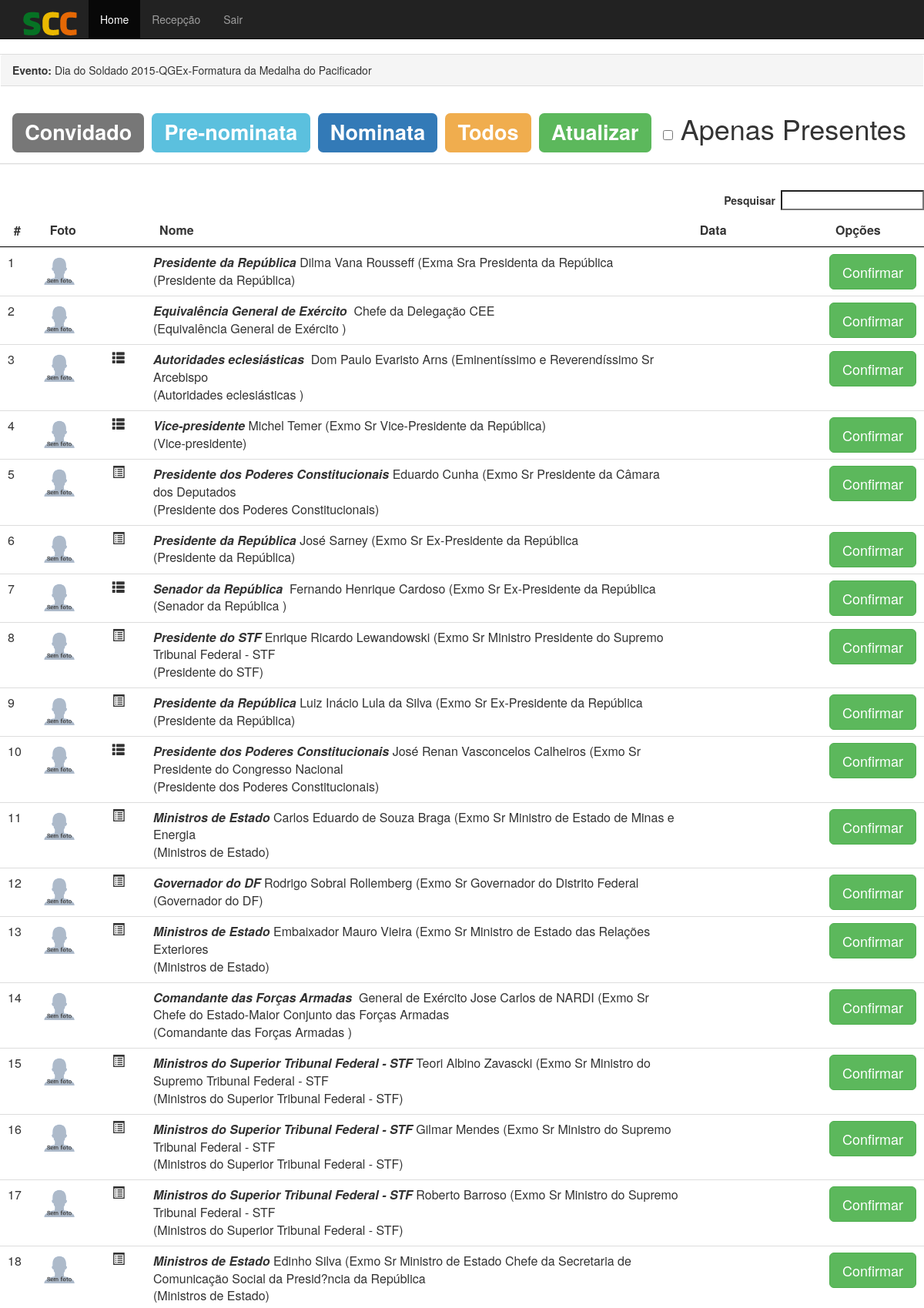
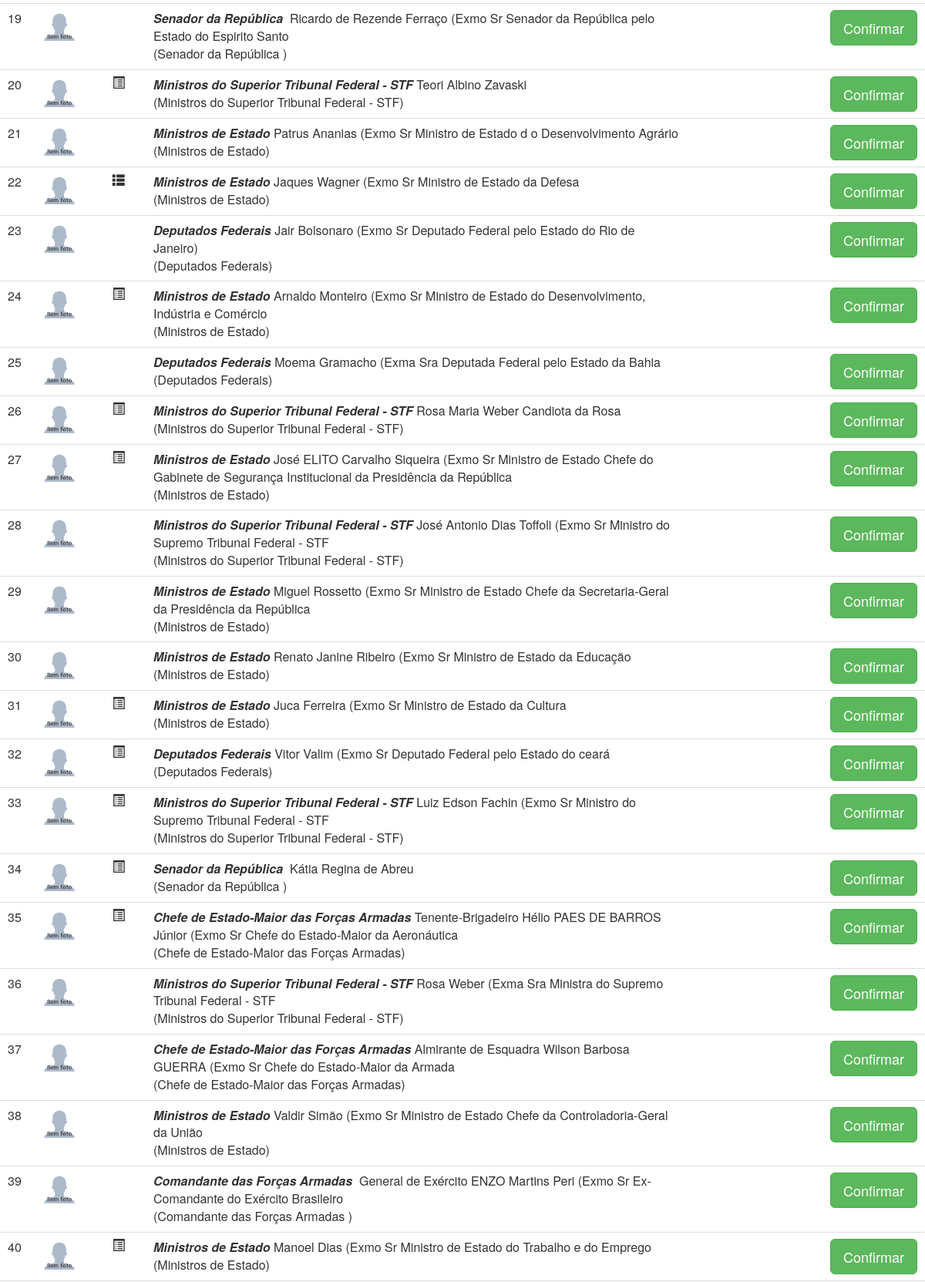
Screenshot of /index.php?pg=21&acao=a&id=9 (signed in, upper part) with the database file from the repository (2 pictures, top to bottom).
### tables this page shows
CREATE TABLE IF NOT EXISTS `evento` (
  `id` int(11) NOT NULL AUTO_INCREMENT,
  `nome` varchar(100) NOT NULL,
  `data_inicio` datetime NOT NULL,
  `data_fim` datetime DEFAULT NULL,
  `descricao` varchar(150) DEFAULT NULL,
  `local_id` int(11) NOT NULL,
  `usuario_cadastro_id` int(11) NOT NULL,
  `ativo` tinyint(1) NOT NULL DEFAULT '1',
  PRIMARY KEY (`id`),
  KEY `fk_evento_local1_idx` (`local_id`),
  KEY `fk_evento_usuario1_idx` (`usuario_cadastro_id`)
);

CREATE TABLE IF NOT EXISTS `local` (
  `id` int(11) NOT NULL AUTO_INCREMENT,
  `nome` varchar(100) NOT NULL,
  `endereco` varchar(200) NOT NULL,
  `cidade_id` int(11) NOT NULL,
  PRIMARY KEY (`id`),
  KEY `fk_local_cidade1_idx` (`cidade_id`)
);

CREATE TABLE IF NOT EXISTS `pessoa` (
  `id` int(11) NOT NULL AUTO_INCREMENT,
  `foto` varchar(100) DEFAULT NULL,
  `ordem` char(10) NOT NULL DEFAULT '99999',
  `nome` varchar(200) NOT NULL,
  `email` varchar(100) NOT NULL,
  `telefone_1` varchar(15) DEFAULT NULL,
  `telefone_2` varchar(15) DEFAULT NULL,
  `data_criacao` datetime DEFAULT NULL,
  `posto_graduacao_id` int(11) DEFAULT NULL,
  `funcao_id` int(11) NOT NULL,
  `usuario_cadastro_id` int(11) NOT NULL,
  `ativo` tinyint(1) NOT NULL DEFAULT '1',
  PRIMARY KEY (`id`),
  KEY `fk_pessoa_posto_graduacao1_idx` (`posto_graduacao_id`),
  KEY `fk_pessoa_funcao1_idx` (`funcao_id`),
  KEY `fk_pessoa_usuario1_idx` (`usuario_cadastro_id`)
);

CREATE TABLE IF NOT EXISTS `funcao` (
  `id` int(11) NOT NULL AUTO_INCREMENT,
  `nome` varchar(80) NOT NULL,
  `ordem` varchar(5) NOT NULL DEFAULT '001',
  `poder_id` int(11) NOT NULL,
  PRIMARY KEY (`id`),
  KEY `fk_funcao_poder1_idx` (`poder_id`)
);

### recepcao/listar-recepcao.php (the view, shortened to what this page needs)
<?php
require_once 'conexao/conn.php';
$evento_id = $_REQUEST['id'];
if (isset($_REQUEST['presenca'])){
	$presenca  = $_REQUEST['presenca'];
}else{
	$presenca = NULL;
}
$sql = "select e.descricao, e.data_fim, e.data_inicio, e.nome, l.nome as local
		from evento e, local l
		where l.id = e.local_id
		and e.id = '".$evento_id."'";
$rs = mysqli_query($conexao, $sql);
while ($linha = mysqli_fetch_array($rs)) {
	$nome         = $linha['nome'];
	$descricao    = $linha['descricao'];
	$local  	  = $linha['local'];
}
?>
<div class="row row-offcanvas row-offcanvas-right">
	<div class="row">
		<div>
			<fieldset legend="Pesquisar">
				<form method="post" action="index.php?pg=21" name="formulario" id="formulario_busca">
					<div class="row">
						<div class="panel panel-default col-lg-12">
						<div class="panel-heading"><b>Evento:</b> <?php echo $nome.'-'.$local ?>-<?php echo $descricao ?></div>
						  <div class="panel-body">
								<h1>
								<span class="label label-default" style="cursor: pointer" onclick="javascript:chamaPesquisa(2);">Convidado</span>
								<span class="label label-info"  style="cursor: pointer" onclick="javascript:chamaPesquisa(3);">Pre-nominata</span>
								<span class="label label-primary"  style="cursor: pointer" onclick="javascript:chamaPesquisa(4);">Nominata</span>
								<span class="label label-warning"  style="cursor: pointer" onclick="javascript:chamaPesquisa(1);">Todos</span>
								<span class="label label-success"  style="cursor: pointer" onclick="javascript:atualizar();">Atualizar</span>
								<span style="margin-left: 5px"><input type="checkbox" value="1" name="presenca" <?php echo $presenca==1 ? "checked='checked'": ""?>>&nbsp;Apenas Presentes</span>
								</h1>
						  </div>
						</div>
					</div>
				</form>
			</fieldset>
		</div>
	</div>
</div>
<div class="row row-offcanvas row-offcanvas-right">
	<div class="row">
		<div class="table-responsive">
			<table class="table table-hover" id="example">
				<thead>
					<tr>
						<th>#</th>
						<th width="12%" colspan="2">Foto</th>
						<th width="60%">Nome</th>
						<th width="15%">Data</th>
						<th>Op&ccedil;&otilde;es</th>
					</tr>
				</thead>
				<tbody id="myTable">
					<?php
					$sql = "select p.id, p.nome as nome_pessoa, p.foto, p.ordem, p.email, p.telefone_1, p.telefone_2,
								date_format(data_criacao,'%d/%m/%Y %T') as data_cadastro_formatada,
								p.funcao_id,
								f.nome as nome_funcao, pp.nome as nome_poder,
								(select count(*) from convidado c
								 where c.evento_id='".$evento_id."'
								 and c.pessoa_id = p.id) as total,
								(select count(*) from convidado c
								 where c.evento_id='".$evento_id."'
								 and c.pessoa_id = p.id and c.nominata = 1) as total_nominata,
								(select count(*) from convidado c
								 where c.evento_id='".$evento_id."'
								 and c.pessoa_id = p.id and c.pre_nominata = 1) as total_prenominata
								from pessoa p, funcao f, poder pp
								where p.ativo = '1'
								and p.funcao_id = f.id
								and pp.id = f.poder_id ";
					if ($presenca==1){
						$sql .= "and p.id in (select pessoa_id from convidado
								 where evento_id = '".$evento_id."'
								 and data_hora_chegada is not null) ";
					}else{
						$sql .= "and p.id in (select pessoa_id from convidado where evento_id = '".$evento_id."') ";
					}
					$sql.= "order by CAST(p.ordem as SIGNED)";
					$rs = mysqli_query($conexao, $sql);
					$num = 0;
					while ($linha = mysqli_fetch_array($rs)) {
			                        $num++;
			                        $id_pessoa = $linha['id'];
			                        $sqlConvidado = "select c.id,
			                        				date_format(c.data_hora_chegada,'%d/%m/%Y %T') as data_hora_chegada
			                        				from convidado c
			                        				where pessoa_id = '$id_pessoa'
			                        				and evento_id = '$evento_id'";
			                        $rsConvidado  = mysqli_query($conexao, $sqlConvidado);
			                        $linha_convidado = mysqli_fetch_array($rsConvidado);
			                        $data_convidado = $linha_convidado['data_hora_chegada'];
			                        ?>
					<tr <?php echo $data_convidado ? " style='background:#D8F1DA'" : ""?>>
						<td><?php echo $num ?></td>
						<td>
							<?php
								if ($linha['foto']){
									$arrayFoto 	  = explode(".",$linha['foto']);
									$foto_pequena = $arrayFoto[0]."_tumb".".".$arrayFoto[1];
									echo "<img src='fotos/".$foto_pequena."' width='40' height='40'>";
								}else{
									echo "<img src='img/icone_perfil.fw.png' width='40' height='40'>";
								}
							?>
						</td>
						<td>
							<?php
								if ($linha['total_nominata'] > 0)
									echo "<span class='glyphicon glyphicon-th-list' title='Presente na Nominata'></span>";
								elseif ($linha['total_prenominata'] > 0)
									echo "<span class='glyphicon glyphicon-list-alt' title='Presente na Pr&eacute; Nominata'></span>";
								else
									echo "&nbsp;";
							?>
						</td>
						<td><?php
								if ($linha['funcao_id']){
									$sqlFuncao = "select * from funcao where id = ".$linha['funcao_id'];
									$rsFuncao  = mysqli_query($conexao, $sqlFuncao);
									if($linha_funcao = mysqli_fetch_array($rsFuncao)){
										echo "<i><b>".$linha_funcao['nome']."&nbsp;</b></i>";
									}
								}
								echo $linha['nome_pessoa']."<br />(".$linha['nome_funcao'].")";
							?>
						</td>
						<td>
						</td>
						<td>
							<?php
								  if (!$data_convidado) {?>
							<button class="btn btn-success btn-lg" onclick="location.href='recepcao/gravar-recepcao.php?acao=confirmar&id=<?php echo $linha['id']?>&evento_id=<?php echo $evento_id ?>'">Confirmar</button>
							<?php } else { ?>
									<button class="btn btn-danger btn-lg" onclick="location.href='recepcao/gravar-recepcao.php?acao=desconfirmar&id=<?php echo $linha['id']?>&evento_id=<?php echo $evento_id ?>'">Desconfirmar</button>
							<?php } ?>
						</td>
					</tr>
					<?php
			           }
			        ?>
				</tbody>
			</table>
		</div>
	</div>
</div>

### css/offcanvas.css (style rules this page uses)
html, body { overflow-x: hidden; }

### rows the page displays
evento: nome "Dia do Soldado 2015", local.nome "QGEx", descricao "Formatura da Medalha do Pacificador"
pessoa: funcao.nome "Presidente da República", nome "Dilma Vana Rousseff (Exma Sra Presidenta da República"
pessoa: funcao.nome "Equivalência General de Exército", nome "Chefe da Delegação CEE"
pessoa: funcao.nome "Autoridades eclesiásticas", nome "Dom Paulo Evaristo Arns (Eminentíssimo e Reverendíssimo Sr Arcebispo"
pessoa: funcao.nome "Vice-presidente", nome "Michel Temer (Exmo Sr Vice-Presidente da República)"
pessoa: funcao.nome "Presidente dos Poderes Constitucionais", nome "Eduardo Cunha (Exmo Sr Presidente da Câmara dos Deputados"
pessoa: funcao.nome "Presidente da República", nome "José Sarney (Exmo Sr Ex-Presidente da República"
pessoa: funcao.nome "Senador da República", nome "Fernando Henrique Cardoso (Exmo Sr Ex-Presidente da República"
pessoa: funcao.nome "Presidente do STF", nome "Enrique Ricardo Lewandowski (Exmo Sr Ministro Presidente do Supremo Tribunal Federal - STF"
pessoa: funcao.nome "Presidente da República", nome "Luiz Inácio Lula da Silva (Exmo Sr Ex-Presidente da República"
pessoa: funcao.nome "Presidente dos Poderes Constitucionais", nome "José Renan Vasconcelos Calheiros (Exmo Sr Presidente do Congresso Nacional"
pessoa: funcao.nome "Ministros de Estado", nome "Carlos Eduardo de Souza Braga (Exmo Sr Ministro de Estado de Minas e Energia"
pessoa: funcao.nome "Governador do DF", nome "Rodrigo Sobral Rollemberg (Exmo Sr Governador do Distrito Federal"
pessoa: funcao.nome "Ministros de Estado", nome "Embaixador Mauro Vieira (Exmo Sr Ministro de Estado das Relações Exteriores"
pessoa: funcao.nome "Comandante das Forças Armadas", nome "General de Exército Jose Carlos de NARDI (Exmo Sr Chefe do Estado-Maior Conjunto das Forças Armadas"
pessoa: funcao.nome "Ministros do Superior Tribunal Federal - STF", nome "Teori Albino Zavascki (Exmo Sr Ministro do Supremo Tribunal Federal - STF"
pessoa: funcao.nome "Ministros do Superior Tribunal Federal - STF", nome "Gilmar Mendes (Exmo Sr Ministro do Supremo Tribunal Federal - STF"
pessoa: funcao.nome "Ministros do Superior Tribunal Federal - STF", nome "Roberto Barroso (Exmo Sr Ministro do Supremo Tribunal Federal - STF"
pessoa: funcao.nome "Ministros de Estado", nome "Edinho Silva (Exmo Sr Ministro de Estado Chefe da Secretaria de Comunicação Social da Presid?ncia da República"
pessoa: funcao.nome "Senador da República", nome "Ricardo de Rezende Ferraço (Exmo Sr Senador da República pelo Estado do Espirito Santo"
pessoa: funcao.nome "Ministros do Superior Tribunal Federal - STF", nome "Teori Albino Zavaski"
pessoa: funcao.nome "Ministros de Estado", nome "Patrus Ananias (Exmo Sr Ministro de Estado d o Desenvolvimento Agrário"
pessoa: funcao.nome "Ministros de Estado", nome "Jaques Wagner (Exmo Sr Ministro de Estado da Defesa"
pessoa: funcao.nome "Deputados Federais", nome "Jair Bolsonaro (Exmo Sr Deputado Federal pelo Estado do Rio de Janeiro)"
pessoa: funcao.nome "Ministros de Estado", nome "Arnaldo Monteiro (Exmo Sr Ministro de Estado do Desenvolvimento, Indústria e Comércio"
pessoa: funcao.nome "Deputados Federais", nome "Moema Gramacho (Exma Sra Deputada Federal pelo Estado da Bahia"
pessoa: funcao.nome "Ministros do Superior Tribunal Federal - STF", nome "Rosa Maria Weber Candiota da Rosa"
pessoa: funcao.nome "Ministros de Estado", nome "José ELITO Carvalho Siqueira (Exmo Sr Ministro de Estado Chefe do Gabinete de Segurança Institucional da Presidência da República"
pessoa: funcao.nome "Ministros do Superior Tribunal Federal - STF", nome "José Antonio Dias Toffoli (Exmo Sr Ministro do Supremo Tribunal Federal - STF"
pessoa: funcao.nome "Ministros de Estado", nome "Miguel Rossetto (Exmo Sr Ministro de Estado Chefe da Secretaria-Geral da Presidência da República"
pessoa: funcao.nome "Ministros de Estado", nome "Renato Janine Ribeiro (Exmo Sr Ministro de Estado da Educação"
pessoa: funcao.nome "Ministros de Estado", nome "Juca Ferreira (Exmo Sr Ministro de Estado da Cultura"
pessoa: funcao.nome "Deputados Federais", nome "Vitor Valim (Exmo Sr Deputado Federal pelo Estado do ceará"
pessoa: funcao.nome "Ministros do Superior Tribunal Federal - STF", nome "Luiz Edson Fachin (Exmo Sr Ministro do Supremo Tribunal Federal - STF"
pessoa: funcao.nome "Senador da República", nome "Kátia Regina de Abreu"
pessoa: funcao.nome "Chefe de Estado-Maior das Forças Armadas", nome "Tenente-Brigadeiro Hélio PAES DE BARROS Júnior (Exmo Sr Chefe do Estado-Maior da Aeronáutica"
pessoa: funcao.nome "Ministros do Superior Tribunal Federal - STF", nome "Rosa Weber (Exma Sra Ministra do Supremo Tribunal Federal - STF"
pessoa: funcao.nome "Chefe de Estado-Maior das Forças Armadas", nome "Almirante de Esquadra Wilson Barbosa GUERRA (Exmo Sr Chefe do Estado-Maior da Armada"
pessoa: funcao.nome "Ministros de Estado", nome "Valdir Simão (Exmo Sr Ministro de Estado Chefe da Controladoria-Geral da União"
pessoa: funcao.nome "Comandante das Forças Armadas", nome "General de Exército ENZO Martins Peri (Exmo Sr Ex-Comandante do Exército Brasileiro"
pessoa: funcao.nome "Ministros de Estado", nome "Manoel Dias (Exmo Sr Ministro de Estado do Trabalho e do Emprego"
